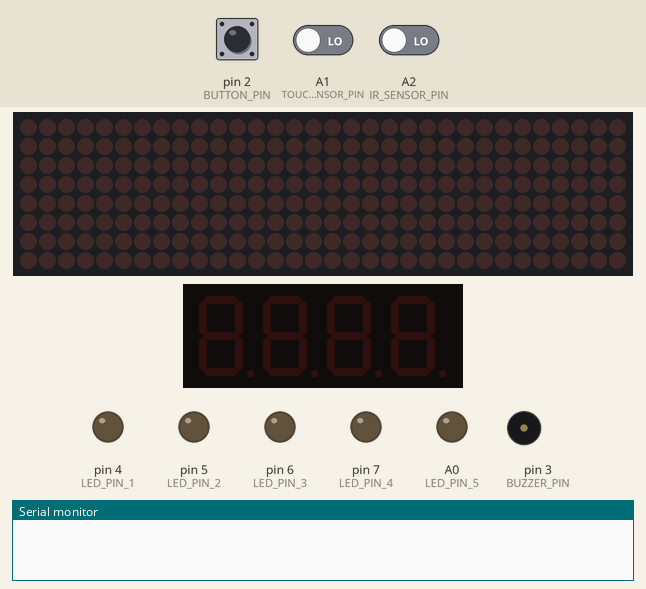
A sketch run on a simulated Arduino Uno, built with avr-gcc and run on an emulated ATmega328P. Shown: 32×8 LED matrix, 4-digit seven-segment display, output pins drawn as LEDs (lit = HIGH), buzzer (waves = sounding, pin HIGH), the last lines printed to the serial monitor. The test bench sets the inputs (shaded band); at power-on: pin 2 (BUTTON_PIN) LOW, A2 (IR_SENSOR_PIN) LOW, A1 (TOUCH_SENSOR_PIN) LOW.

Above: at 1.2 s.
1.3 s: pin 2 (BUTTON_PIN) pulled HIGH for 0.15 s
At 1.54 s:
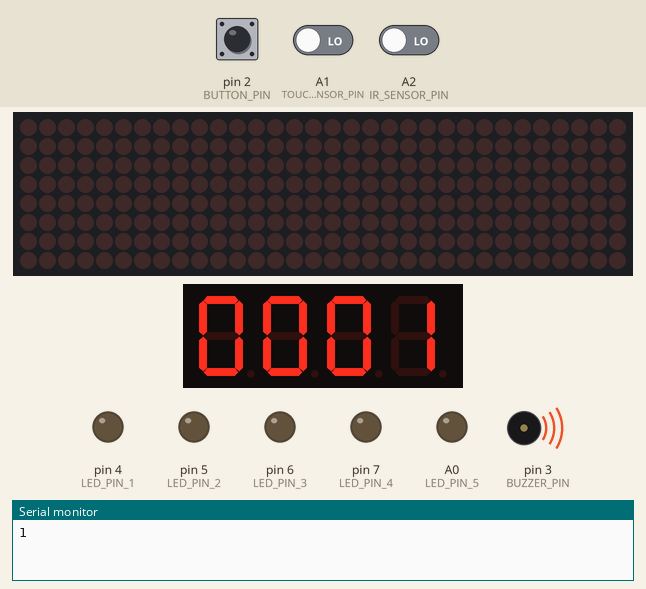
At 2.0 s:
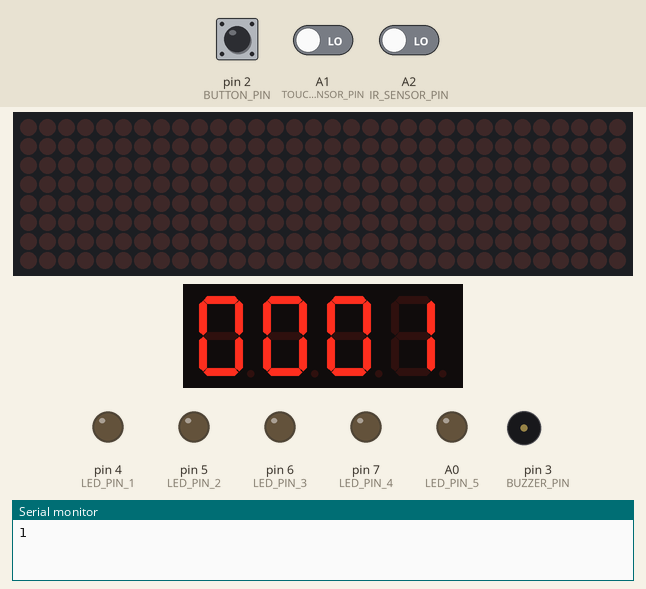
3.0 s: A2 (IR_SENSOR_PIN) driven HIGH
At 9.6 s:
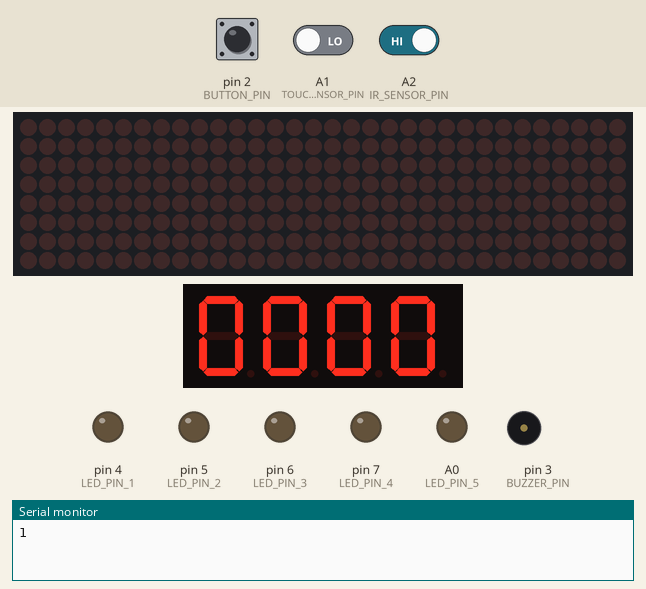
Timing chart, 0 to 10.8 s (numbered marks = the images above; inputs shaded):
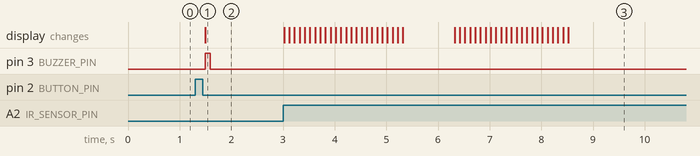

The sketch:

sketch_jun5a.ino
```cpp
#define CLK 8
#define DIO 9
#define CS_PIN 10
#define MAX_DEVICES 4
#define BUTTON_PIN 2
#define BUZZER_PIN 3
#define IR_SENSOR_PIN A2 // Finish point
#define TOUCH_SENSOR_PIN A1 // Reset or Start point
#define LED_PIN_1 4
#define LED_PIN_2 5
#define LED_PIN_3 6
#define LED_PIN_4 7
#define LED_PIN_5 A0
//Din =11,cs=10,clk=13 only for uno

#include <TM1637Display.h>
#include <MD_Parola.h>
#include <MD_MAX72xx.h>
#include <SPI.h>

MD_Parola matrixDisplay = MD_Parola(MD_MAX72XX::FC16_HW, CS_PIN, MAX_DEVICES);
TM1637Display tm1637Display(CLK, DIO);

int buttonState = 0;
int lastButtonState = 0;
int counter = 0;
bool gameOver = false;
unsigned long buzzerPreviousMillis = 0;
unsigned long hitTime = 0;
unsigned long beepStartMillis = 0;
bool isBeeping = false;
int beepDuration = 0;

unsigned long lastDebounceTime = 0;
const long debounceDelay = 20;

void setup() {
  pinMode(BUTTON_PIN, INPUT);
  pinMode(BUZZER_PIN, OUTPUT);
  pinMode(IR_SENSOR_PIN, INPUT);
  pinMode(TOUCH_SENSOR_PIN, INPUT);

  pinMode(LED_PIN_1, OUTPUT);
  pinMode(LED_PIN_2, OUTPUT);
  pinMode(LED_PIN_3, OUTPUT);
  pinMode(LED_PIN_4, OUTPUT);
  pinMode(LED_PIN_5, OUTPUT);

  tm1637Display.setBrightness(0x0f);
  matrixDisplay.begin();
  matrixDisplay.setIntensity(0);
  matrixDisplay.displayClear();
  Serial.begin(9600);
}

void loop() {
  int reading = digitalRead(BUTTON_PIN);

  if (reading != lastButtonState) {
    lastDebounceTime = millis();
  }

  if ((millis() - lastDebounceTime) > debounceDelay) {
    if (reading != buttonState) {
      buttonState = reading;

      if (buttonState == LOW && counter < 10 && !gameOver) {
        counter++;
        tm1637Display.showNumberDecEx(counter, 0b1111, true);
        Serial.println(counter);
        updateLEDs(counter);
        hitTime = millis();

        if (counter >= 1 && counter < 5) {
          beepForDurationNonBlocking(100);
        } else if (counter >= 5 && counter < 10) {
          beepForDurationNonBlocking(500);
        }

        if (counter == 10) {
          beepForever();
          loseGame();
          gameOver = true;
        }
      }
    }
  }

  if (isBeeping && (millis() - beepStartMillis >= beepDuration)) {
    digitalWrite(BUZZER_PIN, LOW);
    isBeeping = false;
  }

  int irSensorState = digitalRead(IR_SENSOR_PIN);
  int touchSensorValue = digitalRead(TOUCH_SENSOR_PIN);

  if (irSensorState == HIGH) {
    if (counter < 10) {
      winGame();
    } else {
      loseGame();
    }
    delay(1000);
  }

  if (touchSensorValue == HIGH) {
    resetSystem();
    delay(1000);
    resetLEDs();
  }

  lastButtonState = reading;
}

void beepForDurationNonBlocking(int duration) {
  digitalWrite(BUZZER_PIN, HIGH);
  beepStartMillis = millis();
  beepDuration = duration;
  isBeeping = true;
}

void beepForever() {
  digitalWrite(BUZZER_PIN, HIGH);
}

void resetSystem() {
  counter = 0;
  tm1637Display.showNumberDecEx(0, 0b1111, true);
  digitalWrite(BUZZER_PIN, LOW);
  gameOver = false;
  lastButtonState = digitalRead(BUTTON_PIN);
  matrixDisplay.displayClear();
  resetLEDs(); // Reset LEDs when the system resets
}

void updateLEDs(int count) {
  digitalWrite(LED_PIN_1, count >= 2);
  digitalWrite(LED_PIN_2, count >= 4);
  digitalWrite(LED_PIN_3, count >= 6);
  digitalWrite(LED_PIN_4, count >= 8);
  digitalWrite(LED_PIN_5, count >= 10);
}

void resetLEDs() {
  digitalWrite(LED_PIN_1, LOW);
  digitalWrite(LED_PIN_2, LOW);
  digitalWrite(LED_PIN_3, LOW);
  digitalWrite(LED_PIN_4, LOW);
  digitalWrite(LED_PIN_5, LOW);
}

void winGame() {
  tm1637Display.showNumberDecEx(0, 0b0000, true); // Clear the 7-segment display
  displayMessage("WIN");
  delay(2000);
  matrixDisplay.displayClear();
}

void loseGame() {
  displayMessage("LOSE");
  delay(2000);
  matrixDisplay.displayClear();
}

void displayMessage(String message) {
  matrixDisplay.displayText(message.c_str(), PA_CENTER, 100, 1000, PA_SCROLL_LEFT, PA_SCROLL_LEFT);
  while (!matrixDisplay.displayAnimate());
}
```

Measured:
- after the input at 1.3 s, pin 3 (BUZZER_PIN): LOW → HIGH after 0.19 s, → LOW 0.10 s later; the display: changes after 0.19 s (image 1)
- after the input at 3.0 s, the display: first changes at once (image 3 shows a later state)
